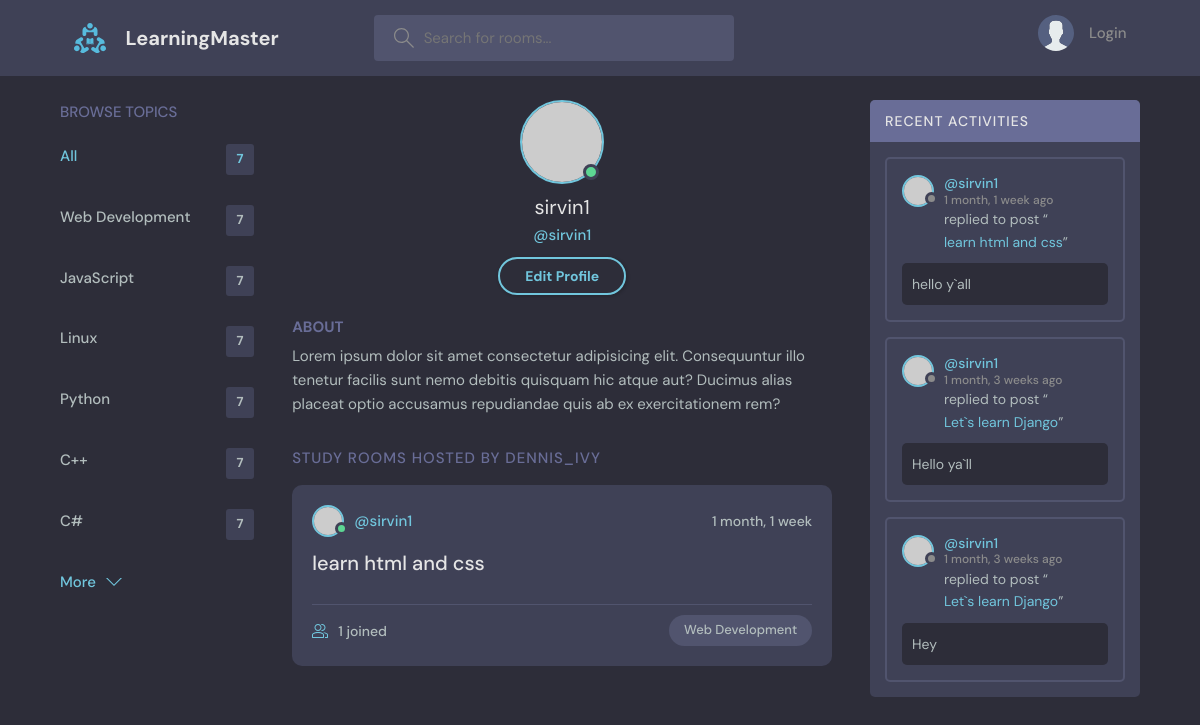
The app's page /profile/2/ with its own data.
### base/models.py (models this page shows, shortened)
class Topic(models.Model):
    name = models.CharField(max_length=200)

class Room(models.Model):
    host = models.ForeignKey(User, on_delete= models.SET_NULL, null=True)
    topic = models.ForeignKey(Topic, on_delete= models.SET_NULL, null=True)
    name = models.CharField(max_length=200)
    description = models.TextField(null=True, blank=True)
    participants = models.ManyToManyField(User,related_name='participants',blank=True)
    updated = models.DateTimeField(auto_now=True)
    created = models.DateTimeField(auto_now_add=True)
    class Meta:
        ordering = [
            '-updated','-created'
        ]
    def __str__(self):
        return self.name

class Message(models.Model):
    user = models.ForeignKey(User, on_delete=models.CASCADE)
    room = models.ForeignKey(Room, on_delete= models.CASCADE)
    body = models.TextField()
    updated = models.DateTimeField(auto_now=True)
    created = models.DateTimeField(auto_now_add=True)
    class Meta:
        ordering = [
            '-updated','-created'
        ]

### base/views.py (the view)
# urls.py: path('profile/<str:pk>/',views.user_profile, name="user-profile"),
def user_profile(request,pk):
    user = User.objects.get(id=pk)
    rooms = user.room_set.all()
    room_messages = user.message_set.all()
    topics = Topic.objects.all()
    context = {'user':user,'rooms':rooms,'room_messages':room_messages,'topics':topics}
    return render(request,'base/profile.html',context)

### base/templates/base/profile.html
{% extends 'main.html' %}
{% block content %}
<main class="profile-page layout layout--3">
  <div class="container">
    {% include 'base/topics_comp.html' %}
    <div class="roomList">
      <div class="profile">
        <div class="profile__avatar">
          <div class="avatar avatar--large active">
            <img src="https://randomuser.me/api/portraits/men/11.jpg" />
          </div>
        </div>
        <div class="profile__info">
          <h3>{{user.username}}</h3>
          <p>@{{user.username}}</p>
          <a href="edit-user.html" class="btn btn--main btn--pill">Edit Profile</a>
        </div>
        <div class="profile__about">
          <h3>About</h3>
          <p>
            Lorem ipsum dolor sit amet consectetur adipisicing elit. Consequuntur illo tenetur
            facilis sunt nemo debitis quisquam hic atque aut? Ducimus alias placeat optio
            accusamus repudiandae quis ab ex exercitationem rem?
          </p>
        </div>
      </div>
      <div class="roomList__header">
        <div>
          <h2>Study Rooms Hosted by dennis_ivy</a>
          </h2>
        </div>
      </div>
      {% include 'base/feed_comp.html' %}
    </div>
    {% include 'base/activity_comp.html' %}
  </div>
</main>
{% endblock content %}

### base/templates/base/topics_comp.html
<div class="topics">
  <div class="topics__header">
    <h2>Browse Topics</h2>
  </div>
  <ul class="topics__list">
    <li>
      <a href="{% url 'home' %}" class="active">All <span>7</span></a>
    </li>
    {% for topic in topics %}
    <li>
      <a href="{% url 'home'%}?q={{topic.name}}">{{topic.name}} <span>7</span></a>
    </li>
    {% endfor %}
  </ul>
  <a class="btn btn--link" href="topics.html">
    More
    <svg version="1.1" xmlns="http://www.w3.org/2000/svg" width="32" height="32" viewBox="0 0 32 32">
      <title>chevron-down</title>
      <path d="M16 21l-13-13h-3l16 16 16-16h-3l-13 13z"></path>
    </svg>
  </a>
</div>

### base/templates/base/feed_comp.html (shortened to what this page needs)
{% for room in rooms %}
<div class="roomListRoom">
  <div class="roomListRoom__header">
    <a href="{% url 'user-profile' user.id %}" class="roomListRoom__author">
      <div class="avatar avatar--small active">
        <img src="https://randomuser.me/api/portraits/men/11.jpg" />
      </div>
      <span>@{{room.host.username}}</span>
    </a>
    <div class="roomListRoom__actions">
      <span>{{room.created|timesince    }}</span>
    </div>
  </div>
  <div class="roomListRoom__content">
    <a href="{% url 'room' room.id %}">{{room.name}}</a>
  </div>
  <div class="roomListRoom__meta">
    <a href="{% url 'room' room.id %}" class="roomListRoom__joined">
      {{room.participants.all.count}} joined
    </a>
    <p class="roomListRoom__topic">{{room.topic.name}}</p>
  </div>
</div>
{% endfor %}

### base/templates/base/activity_comp.html (shortened to what this page needs)
<div class="activities">
  <div class="activities__header">
    <h2>Recent Activities</h2>
  </div>
  {% for message in room_messages%}
  <div class="activities__box">
    <div class="activities__boxHeader roomListRoom__header">
      <a href="{% url 'user-profile' message.user.id %}" class="roomListRoom__author">
        <div class="avatar avatar--small">
          <img src="https://randomuser.me/api/portraits/women/11.jpg" />
        </div>
        <p>
          @{{message.user}}
          <span>  {{message.created|timesince}} ago</span>
        </p>
      </a>
    </div>
    <div class="activities__boxContent">
      <p>replied to post “<a href="{% url 'room' message.room.id %}">{{message.room}}</a>”</p>
      <div class="activities__boxRoomContent">
        {{message.body}}
      </div>
    </div>
  </div>
  {% endfor %}
</div>

### records on screen
Topic: name "Web Development"
Topic: name "JavaScript"
Topic: name "Linux"
Topic: name "Python"
Topic: name "C++"
Topic: name "C#"
Room: host.username "sirvin1", created "1 month, 1 week", name "learn html and css", participants.all.count "1", topic.name "Web Development"
Message: user "sirvin1", created "1 month, 1 week", room "learn html and css", body "hello y`all"
Message: user "sirvin1", created "1 month, 3 weeks", room "Let`s learn Django", body "Hello ya`ll"
Message: user "sirvin1", created "1 month, 3 weeks", room "Let`s learn Django", body "Hey"

### other values on screen
{{ user.username }} "sirvin1"
